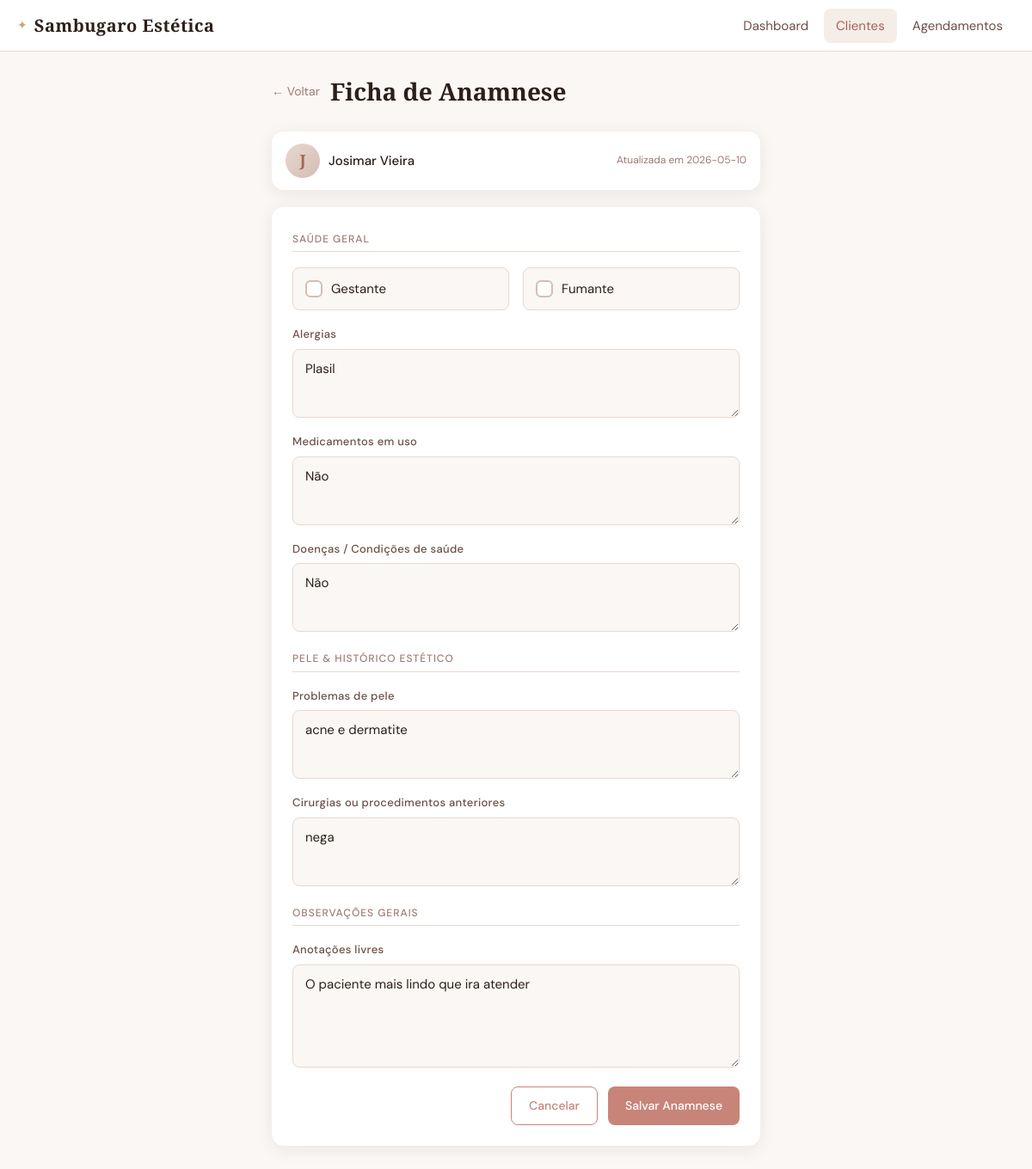
The page /clientes/1/anamnese on the database its author committed.
### tables this page shows
CREATE TABLE clientes (
            id INTEGER PRIMARY KEY AUTOINCREMENT,
            nome TEXT NOT NULL,
            telefone TEXT,
            email TEXT,
            data_nascimento TEXT,
            data_cadastro TEXT DEFAULT CURRENT_TIMESTAMP,
            total_visitas INTEGER DEFAULT 0,
            desconto_atual REAL DEFAULT 0.0
        );

CREATE TABLE anamnese (
            id INTEGER PRIMARY KEY AUTOINCREMENT,
            cliente_id INTEGER NOT NULL UNIQUE,
            alergias TEXT,
            medicamentos TEXT,
            doencas TEXT,
            gestante INTEGER DEFAULT 0,
            fumante INTEGER DEFAULT 0,
            problemas_pele TEXT,
            cirurgias TEXT,
            observacoes TEXT,
            data_atualizacao TEXT DEFAULT CURRENT_TIMESTAMP,
            FOREIGN KEY (cliente_id) REFERENCES clientes(id)
        );

### app.py (the view, shortened to what this page needs)
@app.route("/clientes/<int:id>/anamnese", methods=["GET", "POST"])
def anamnese_cliente(id):
    conn = get_conn()
    cliente = conn.execute("SELECT * FROM clientes WHERE id=?", (id,)).fetchone()
    anamnese = conn.execute("SELECT * FROM anamnese WHERE cliente_id=?", (id,)).fetchone()
    conn.close()
    return render_template("anamnese.html", cliente=cliente, anamnese=anamnese)

### database.py (called while the page is built)
def get_conn():
    conn = sqlite3.connect(DB_PATH)
    conn.row_factory = sqlite3.Row
    return conn

### templates/anamnese.html (shortened to what this page needs)
{% extends "base.html" %}
{% block content %}
<div class="page-header">
    <a href="/clientes/{{ cliente.id }}" class="btn-back">← Voltar</a>
    <h1 class="page-title">Ficha de Anamnese</h1>
</div>
<div class="profile-mini">
    <div class="client-avatar">{{ cliente.nome[0].upper() }}</div>
    <span class="profile-mini-nome">{{ cliente.nome }}</span>
    {% if anamnese and anamnese.data_atualizacao %}
    <span class="profile-mini-data">Atualizada em {{ anamnese.data_atualizacao[:10] }}</span>
    {% endif %}
</div>
<form method="post" class="form-card">
    <div class="form-section-title">Saúde Geral</div>
    <div class="form-row">
        <div class="form-group form-check-group">
            <label class="check-label">
                <span class="check-box"></span>
                Gestante
            </label>
        </div>
        <div class="form-group form-check-group">
            <label class="check-label">
                <span class="check-box"></span>
                Fumante
            </label>
        </div>
    </div>
    <div class="form-group">
        <label class="form-label">Alergias</label>
        <textarea name="alergias" class="form-input form-textarea"
                  placeholder="Ex: látex, anestésico, cosméticos…">{{ anamnese.alergias if anamnese else '' }}</textarea>
    </div>
    <div class="form-group">
        <label class="form-label">Medicamentos em uso</label>
        <textarea name="medicamentos" class="form-input form-textarea"
                  placeholder="Liste os medicamentos que a cliente usa regularmente…">{{ anamnese.medicamentos if anamnese else '' }}</textarea>
    </div>
    <div class="form-group">
        <label class="form-label">Doenças / Condições de saúde</label>
        <textarea name="doencas" class="form-input form-textarea"
                  placeholder="Ex: diabetes, hipertensão, doenças autoimunes…">{{ anamnese.doencas if anamnese else '' }}</textarea>
    </div>
    <div class="form-section-title">Pele & Histórico Estético</div>
    <div class="form-group">
        <label class="form-label">Problemas de pele</label>
        <textarea name="problemas_pele" class="form-input form-textarea"
                  placeholder="Ex: acne, rosácea, melasma, pele sensível…">{{ anamnese.problemas_pele if anamnese else '' }}</textarea>
    </div>
    <div class="form-group">
        <label class="form-label">Cirurgias ou procedimentos anteriores</label>
        <textarea name="cirurgias" class="form-input form-textarea"
                  placeholder="Ex: preenchimento, botox, cirurgia plástica…">{{ anamnese.cirurgias if anamnese else '' }}</textarea>
    </div>
    <div class="form-section-title">Observações Gerais</div>
    <div class="form-group">
        <label class="form-label">Anotações livres</label>
        <textarea name="observacoes" class="form-input form-textarea form-textarea-lg"
                  placeholder="Qualquer informação relevante para o atendimento…">{{ anamnese.observacoes if anamnese else '' }}</textarea>
    </div>
    <div class="form-actions">
        <a href="/clientes/{{ cliente.id }}" class="btn btn-outline">Cancelar</a>
        <button type="submit" class="btn btn-primary">Salvar Anamnese</button>
    </div>
</form>
{% endblock %}

### static/css/style.css (style rules this page uses)
:root { --rose: #c9847a; --rose-deep: #a5635a; --gold: #c9a96e; --cream: #faf7f4; --warm-100: #f5ede8; --warm-200: #e8d8d0; --warm-300: #d4bdb4; --text: #2c1f1a; --text-mid: #6b4f47; --text-soft: #9c7b74; --white: #ffffff; --radius: 14px; --radius-sm: 8px; --shadow: 0 4px 20px rgba(44,31,26,0.08); --shadow-lg: 0 8px 40px rgba(44,31,26,0.14); }
*, *::before, *::after { box-sizing: border-box; margin: 0; padding: 0; }
body { font-family: 'DM Sans', sans-serif; background: var(--cream); color: var(--text); min-height: 100vh; font-size: 15px; line-height: 1.6; }
.page-header { display: flex; align-items: center; justify-content: space-between; margin-bottom: 24px; gap: 12px; }
.page-title { font-family: 'Cormorant Garamond', serif; font-size: 28px; font-weight: 600; color: var(--text); flex: 1; }
.btn-back { color: var(--text-soft); text-decoration: none; font-size: 14px; white-space: nowrap; padding: 6px 0; }
.btn { display: inline-flex; align-items: center; gap: 6px; padding: 10px 20px; border-radius: var(--radius-sm); font-family: 'DM Sans', sans-serif; font-size: 14px; font-weight: 500; cursor: pointer; text-decoration: none; border: none; transition: all 0.2s; white-space: nowrap; }
.btn-primary { background: var(--rose); color: var(--white); }
.btn-outline { background: transparent; color: var(--rose); border: 1.5px solid var(--rose); }
.client-avatar { width: 40px; height: 40px; border-radius: 50%; background: linear-gradient(135deg, var(--warm-200), var(--warm-300)); display: flex; align-items: center; justify-content: center; font-family: 'Cormorant Garamond', serif; font-size: 18px; font-weight: 600; color: var(--rose-deep); flex-shrink: 0; }
.form-card { background: var(--white); border-radius: var(--radius); padding: 24px; box-shadow: var(--shadow); display: flex; flex-direction: column; gap: 18px; margin-bottom: 16px; }
.form-group { display: flex; flex-direction: column; gap: 6px; }
.form-label { font-size: 13px; font-weight: 500; color: var(--text-mid); letter-spacing: 0.3px; }
.form-input { background: var(--cream); border: 1.5px solid var(--warm-200); border-radius: var(--radius-sm); padding: 12px 14px; font-family: 'DM Sans', sans-serif; font-size: 15px; color: var(--text); outline: none; transition: border-color 0.2s; appearance: none; -webkit-appearance: none; width: 100%; }
.form-textarea { resize: vertical; min-height: 80px; }
.form-actions { display: flex; gap: 12px; justify-content: flex-end; margin-top: 4px; }
.profile-mini { display: flex; align-items: center; gap: 10px; margin-bottom: 20px; background: var(--white); border-radius: var(--radius); padding: 14px 16px; box-shadow: var(--shadow); }
.profile-mini-nome { font-weight: 500; flex: 1; }
.profile-mini-data { font-size: 12px; color: var(--text-soft); }
.form-section-title { font-size: 12px; text-transform: uppercase; letter-spacing: 1px; color: var(--text-soft); font-weight: 500; padding-bottom: 4px; border-bottom: 1px solid var(--warm-200); margin-top: 4px; }
.form-row { display: flex; gap: 16px; }
.form-check-group { flex: 1; }
.check-label { display: flex; align-items: center; gap: 10px; cursor: pointer; font-size: 15px; color: var(--text); padding: 12px 14px; background: var(--cream); border: 1.5px solid var(--warm-200); border-radius: var(--radius-sm); transition: border-color 0.2s; }
.check-box { width: 20px; height: 20px; border-radius: 6px; border: 2px solid var(--warm-300); display: flex; align-items: center; justify-content: center; flex-shrink: 0; transition: all 0.2s; background: var(--white); }
.form-textarea-lg { min-height: 120px; }

### rows shown on the page
clientes: nome "J", nome "Josimar Vieira"
anamnese: data_atualizacao "2026-05-10", alergias "Plasil", medicamentos "Não", doencas "Não", problemas_pele "acne e dermatite", cirurgias "nega", observacoes "O paciente mais lindo que ira atender"
